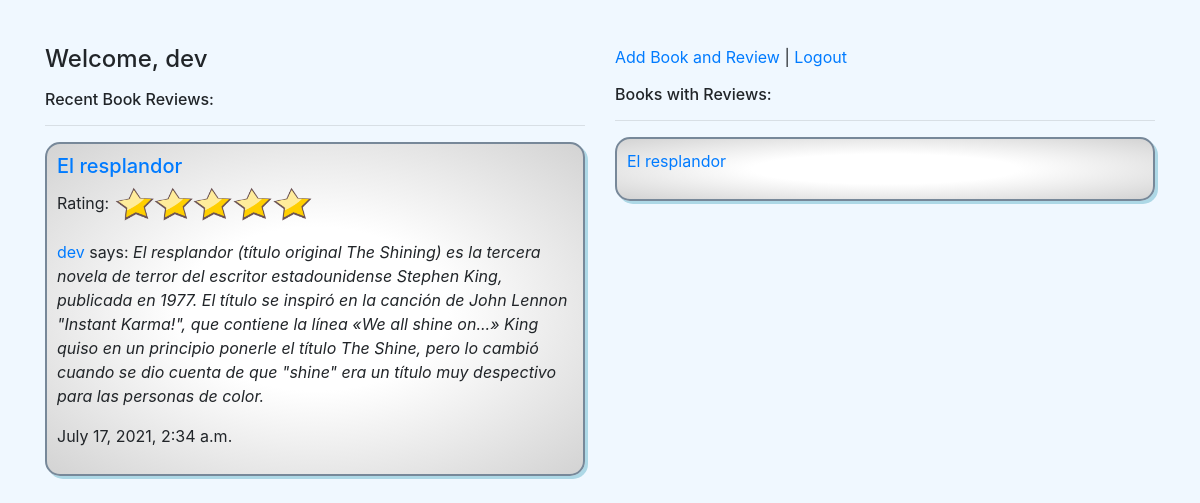
Screenshot of /books (signed in) with the database file from the repository.
### Dojo_app/models.py (models this page shows)
class User(models.Model):
    name=models.CharField(max_length=255)
    alias=models.CharField(max_length=255)
    email=models.CharField(max_length=255)
    password=models.CharField(max_length=255)
    created_at=models.DateTimeField(auto_now_add=True)
    updated_at=models.DateTimeField(auto_now=True)
    objects = UserManager()

class Review(models.Model):
    review=models.TextField()
    rating=models.IntegerField()
    poster=models.ForeignKey(User, related_name="posters",on_delete=models.CASCADE,)
    subject=models.ForeignKey(Book, related_name="subjects",on_delete=models.CASCADE,)
    created_at=models.DateTimeField(auto_now_add=True)
    updated_at=models.DateTimeField(auto_now=True)

class Book(models.Model):
    title=models.CharField(max_length=255)
    author=models.ForeignKey(Author, related_name="books", on_delete=models.CASCADE,)
    created_at=models.DateTimeField(auto_now_add=True)
    updated_at=models.DateTimeField(auto_now=True)
    objects = BookManager()

### Dojo_app/views.py (the view)
# urls.py: path('books',views.wall),
def wall(request):
    if 'user' in request.session:
        user=User.objects.get(id=request.session['user'])
        all_books=Book.objects.all()
        all_reviews=Review.objects.all().order_by('-created_at')
        context={
            "profile":user,
            "books":all_books,
            "reviews":all_reviews,
        }
        return render(request,'wall.html',context)
    else:
        messages.error(request, 'You must be logged in to access site',extra_tags="out")
        return redirect('/')

### Dojo_app/templates/wall.html (shortened to what this page needs)
<!DOCTYPE html>
<html lang="en">
<head>
    <link rel="stylesheet" href="https://stackpath.bootstrapcdn.com/bootstrap/4.3.1/css/bootstrap.min.css">
    {% load static %}
    <link rel="stylesheet" href="{% static "app_one/css/index.css" %}">
</head>
<body class="bodyStyle">
    <div class="container">
        <div class="row">
            <div class="col ">
                <h4>Welcome, {{profile.alias}}</h4>
                <h6>Recent Book Reviews:</h6>
                <hr>
                {% for review in reviews|slice:":3" %}
                <div class=reviewBox>
                    <h5><a href="books/{{review.subject.id}}">{{review.subject.title}}</a></h5>
                    {% load static %}
                    <p>Rating: <img class="stars" src='/static/images/{{review.rating}}.png'></p>
                    <p><a href="users/{{review.poster.id}}">{{review.poster.alias}}</a> says:
                    <span class="font-italic">{{review.review}}</span>
                    </p>
                    <p>{{review.created_at}}</p>
                </div>
                {% endfor %}
            </div>
            <div class="col">
                <span class="col-span col-right"><a href="books/add">Add Book and Review</a> | <a href="logout">Logout</a></span>
                <h6>Books with Reviews:</h6>
                <hr>
                <div class="booklist reviewBox">
                    {% for book in books %}
                        <p><a href="books/{{book.id}}">{{book.title}}</a></p>
                    {% endfor %}
                </div>
            </div>
        </div>
    </div>
</body>
</html>

### Dojo_app/static/css/index.css (style rules this page uses)
.bodyStyle { background-color: aliceblue; padding-top: 45px; }
.booklist { max-height: 500px; overflow: scroll; }
.reviewBox { border: solid 2px lightslategray; box-shadow: 3px 3px lightblue; border-radius: 15px; padding: 10px; margin-bottom: 15px; background-image: radial-gradient(white 35%, lightgray) }

### Dojo_app/templates/wall.html (style rules this page uses)
.stars { width:200px; }

### rows the page displays
User: alias "dev"
Review: subject "El resplandor", poster.alias "dev", review "El resplandor (título original The Shining) es la tercera novela de terror del escritor estadounidense Stephen King, publicada en 1977. El título se inspiró en la canción de John Lennon \"Instant Karma!\", que contiene la línea «We all shine on...» King quiso en un principio ponerle el título The Shine, pero lo cambió cuando se dio cuenta de que \"shine\" era un título muy despectivo para las personas de color.", created_at "July 17, 2021, 2:34 a.m."
Book: title "El resplandor"
